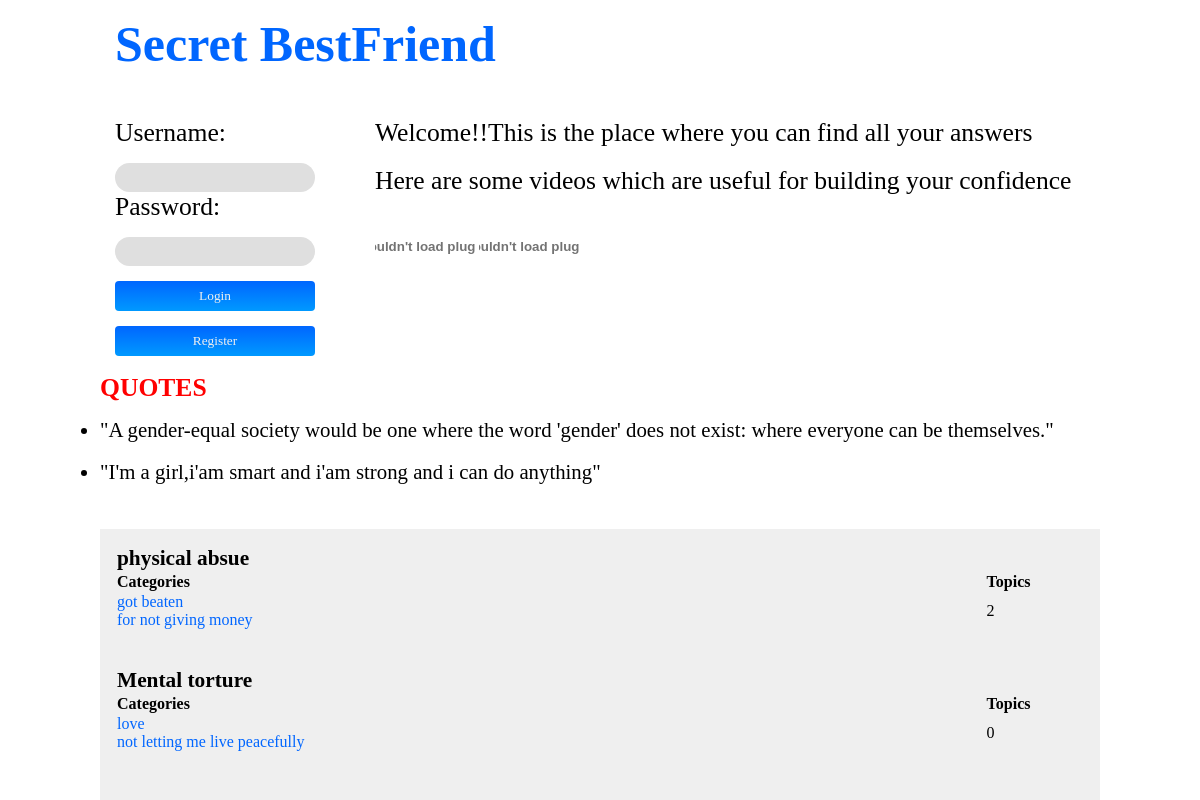
The page / on the database its author committed.
### tables this page shows
CREATE TABLE `categories` (
  `cat_id` int(3) UNSIGNED NOT NULL,
  `category_title` varchar(64) NOT NULL
);

CREATE TABLE `subcategories` (
  `subcat_id` int(3) UNSIGNED NOT NULL,
  `parent_id` int(3) UNSIGNED NOT NULL,
  `subcategory_title` varchar(128) NOT NULL,
  `subcategory_desc` varchar(255) NOT NULL
);

### content_function.php (the view, shortened to what this page needs)
<?php
	function dispcategories() {
		include ('dbconn.php');
		$select = mysqli_query($con, "SELECT * FROM categories");
		while ($row = mysqli_fetch_assoc($select)) {
			echo "<table class='category-table'>";
			echo "<tr><td class='main-category' colspan='2'>".$row['category_title']."</td></tr>";
			dispsubcategories($row['cat_id']);
			echo "</table>";
		}
	}
	function dispsubcategories($parent_id) {
		include ('dbconn.php');
		$select = mysqli_query($con, "SELECT cat_id, subcat_id, subcategory_title, subcategory_desc FROM categories, subcategories
									  WHERE ($parent_id = categories.cat_id) AND ($parent_id = subcategories.parent_id)");
		echo "<tr><th width='90%'>Categories</th><th width='10%'>Topics</th></tr>";
		while ($row = mysqli_fetch_assoc($select)) {
			echo "<tr><td class='category_title'><a href='/forum-tutorial/topics/".$row['cat_id']."/".$row['subcat_id']."'>
				  ".$row['subcategory_title']."<br />";
			echo $row['subcategory_desc']."</a></td>";
			echo "<td class='num-topics'>".getnumtopics($parent_id, $row['subcat_id'])."</td></tr>";
		}
	}
	function getnumtopics($cat_id, $subcat_id) {
		include ('dbconn.php');
		$select = mysqli_query($con, "SELECT category_id, subcategory_id FROM topics WHERE ".$cat_id." = category_id
									  AND ".$subcat_id." = subcategory_id");
		return mysqli_num_rows($select);
	}
?>

### styles/main.css (style rules this page uses)
* { margin: 0px; padding: 0px; }
a { text-decoration: none; color: #0066FF; }
table.category-table { width: 100%; margin-bottom: 35px; font-family: Calibri; }
table.category-table td.main-category { font-size: 16pt; font-weight: bold; }
table.category-table th { font-size: 12pt; font-weight: bold; text-align: left; }

### rows shown on the page
categories: category_title "physical absue"
subcategories: subcategory_title "got beaten", subcategory_desc "for not giving money", subcat_id "2"
categories: category_title "Mental torture"
subcategories: subcategory_title "love", subcategory_desc "not letting me live peacefully", subcat_id "0"
